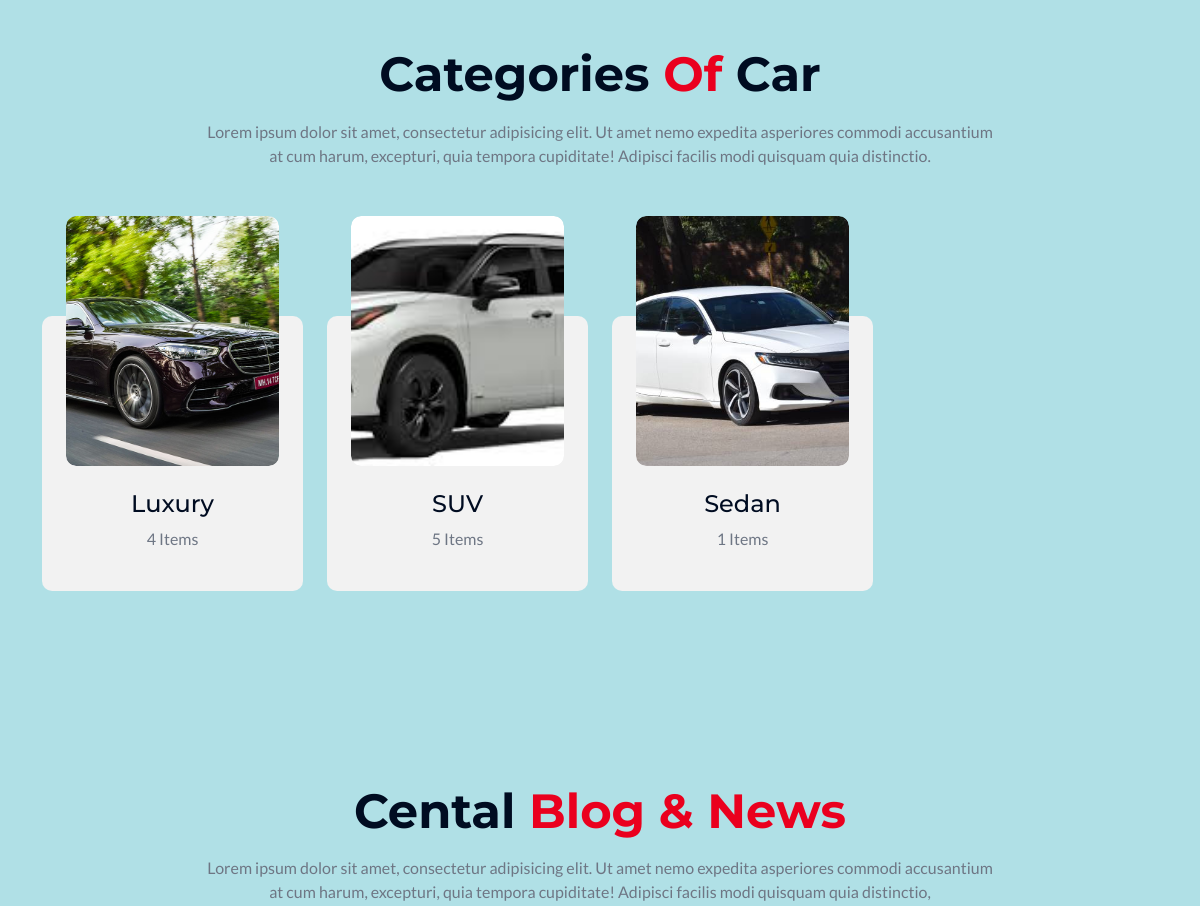
Before: / (middle part) with the older database file.
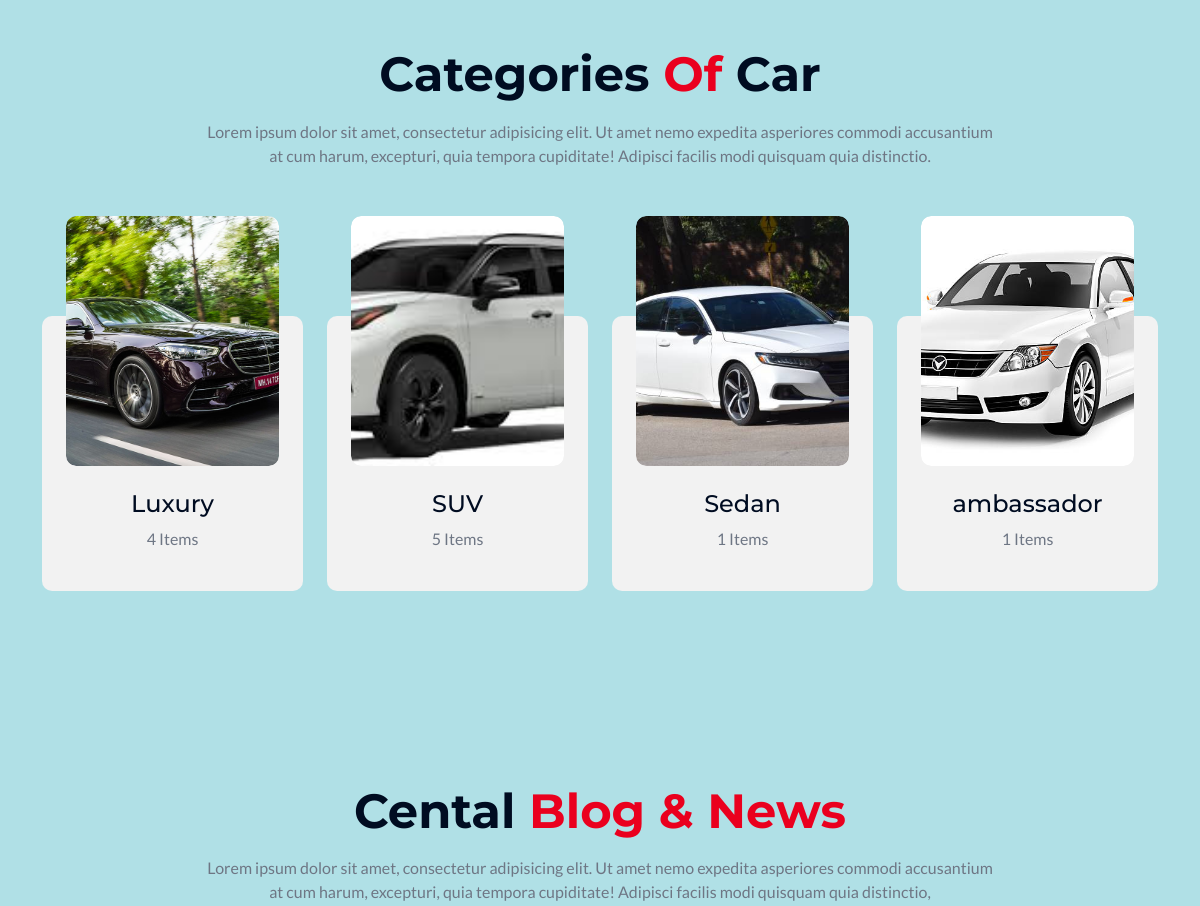
After: the same page with the newer database file.
### item/models.py (models this page shows, shortened)
class Category(models.Model):
    name = models.CharField(max_length=255)
    class Meta:
        ordering = ('name',)
        verbose_name_plural = 'Categories'
    def get_category_image(self):
        first_item_with_image = self.items.filter(image__isnull=False).first()
        return first_item_with_image.image.url if first_item_with_image else None

class Item(models.Model):
    category = models.ForeignKey(Category, related_name='items', on_delete=models.CASCADE)
    name = models.CharField(max_length=255)
    company = models.CharField(max_length=255, blank=True, null=True)
    model = models.CharField(max_length=255, blank=True, null=True)
    seats = models.IntegerField(blank=True, null=True)
    fuel_type = models.CharField(max_length=255, blank=True, null=True)
    gear_type = models.CharField(max_length=255, blank=True, null=True)
    description = models.TextField(blank=True, null=True)
    price = models.FloatField()
    image = models.ImageField(upload_to='item_images', blank=True, null=True)
    is_sold = models.BooleanField(default=False)
    created_by = models.ForeignKey(User, related_name='items', on_delete=models.CASCADE)
    created_at = models.DateTimeField(auto_now_add=True)

### core/views.py (the view)
# urls.py: path('', views.index, name='index'),
def index(request):
    items = Item.objects.filter(is_sold=False)[0:6]
    categories = Category.objects.all()
    return render(request, 'core/index.html', {
        'categories' : categories,
        'items' : items
    })

### core/templates/core/index.html (shortened to what this page needs)
{% extends "core/base.html" %}
{% load static %}
{% block content %}
        <br>
        <br>
<div class="container-fluid team pb-5">
    <div class="container pb-5">
        <div class="text-center mx-auto pb-5 wow fadeInUp" data-wow-delay="0.1s" style="max-width: 800px;">
            <h1 class="display-5 text-capitalize mb-3">Categories<span class="text-primary"> of</span> Car</h1>
            <p class="mb-0">Lorem ipsum dolor sit amet, consectetur adipisicing elit. Ut amet nemo expedita asperiores commodi accusantium at cum harum, excepturi, quia tempora cupiditate! Adipisci facilis modi quisquam quia distinctio.</p>
        </div>
        <div class="row g-4">
            {% for category in categories %}
            <div class="col-md-6 col-lg-6 col-xl-3 wow fadeInUp" data-wow-delay="0.1s">
                <div class="team-item p-4 pt-0">
                    <div class="team-img" style="height: 250px; overflow: hidden;">
                        {% if category.get_category_image %}
                        <img src="{{ category.get_category_image }}" class="img-fluid rounded w-100" style="height: 100%; object-fit: cover;" alt="{{ category.name }}">
                        {% endif %}
                    </div>
                    <div class="team-content pt-4">
                        <h4>{{ category.name }}</h4>
                        <p>{{ category.items.count }} Items</p>
                    </div>
                </div>
            </div>
            {% endfor %}
        </div>
    </div>
</div>
        <div class="container-fluid blog py-5">
            <div class="container py-5">
                <div class="text-center mx-auto pb-5 wow fadeInUp" data-wow-delay="0.1s" style="max-width: 800px;">
                    <h1 class="display-5 text-capitalize mb-3">Cental<span class="text-primary"> Blog & News</span></h1>
                    <p class="mb-0">Lorem ipsum dolor sit amet, consectetur adipisicing elit. Ut amet nemo expedita asperiores commodi accusantium at cum harum, excepturi, quia tempora cupiditate! Adipisci facilis modi quisquam quia distinctio,
                    </p>
                </div>
            </div>
        </div>
        {% endblock content %}

Changed rows visible on the page:
added Category: get_category_image (picture), name "ambassador", items.count "1"
